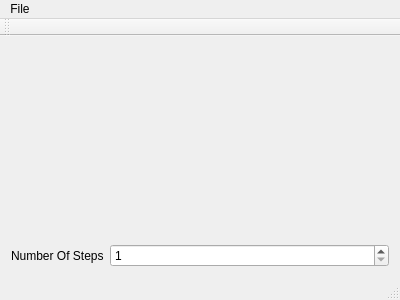
<?xml version="1.0" encoding="UTF-8"?>
<ui version="4.0">
 <class>CM_MainWindow</class>
 <widget class="QMainWindow" name="CM_MainWindow">
  <property name="geometry">
   <rect>
    <x>0</x>
    <y>0</y>
    <width>400</width>
    <height>300</height>
   </rect>
  </property>
  <property name="windowTitle">
   <string>CM_MainWindow</string>
  </property>
  <widget class="QWidget" name="centralWidget">
   <layout class="QVBoxLayout" name="verticalLayout" stretch="1,0">
    <item>
     <widget class="CM_FractalView" name="fractal_view" native="true"/>
    </item>
    <item>
     <layout class="QFormLayout" name="formLayout">
      <item row="0" column="0">
       <widget class="QLabel" name="label_steps">
        <property name="text">
         <string>Number Of Steps</string>
        </property>
       </widget>
      </item>
      <item row="0" column="1">
       <widget class="QSpinBox" name="spinBox_steps">
        <property name="minimum">
         <number>1</number>
        </property>
        <property name="maximum">
         <number>10000000</number>
        </property>
        <property name="value">
         <number>1</number>
        </property>
       </widget>
      </item>
     </layout>
    </item>
   </layout>
  </widget>
  <widget class="QMenuBar" name="menuBar">
   <property name="geometry">
    <rect>
     <x>0</x>
     <y>0</y>
     <width>400</width>
     <height>20</height>
    </rect>
   </property>
   <widget class="QMenu" name="menuFile">
    <property name="title">
     <string>File</string>
    </property>
    <addaction name="actionExit"/>
   </widget>
   <addaction name="menuFile"/>
  </widget>
  <widget class="QToolBar" name="mainToolBar">
   <attribute name="toolBarArea">
    <enum>TopToolBarArea</enum>
   </attribute>
   <attribute name="toolBarBreak">
    <bool>false</bool>
   </attribute>
  </widget>
  <widget class="QStatusBar" name="statusBar"/>
  <action name="actionExit">
   <property name="text">
    <string>Exit</string>
   </property>
  </action>
 </widget>
 <layoutdefault spacing="6" margin="11"/>
 <customwidgets>
  <customwidget>
   <class>CM_FractalView</class>
   <extends>QWidget</extends>
   <header>CM_FractalView.h</header>
   <container>1</container>
  </customwidget>
 </customwidgets>
 <resources/>
 <connections/>
</ui>
